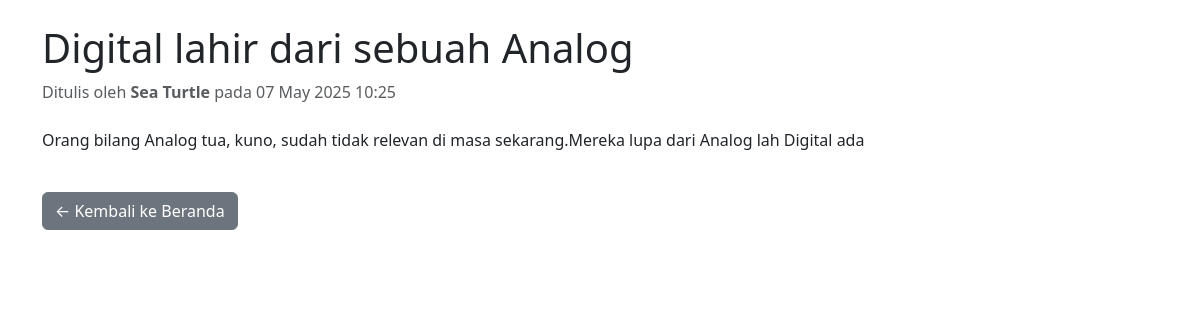
The page /post.php?id=1 on the database its author committed.
### tables this page shows
CREATE TABLE `posts` (
  `id` int NOT NULL,
  `user_id` int NOT NULL,
  `title` varchar(64) NOT NULL,
  `content` text,
  `create_at` datetime NOT NULL
);

CREATE TABLE `users` (
  `id` int NOT NULL,
  `fullname` varchar(64) NOT NULL,
  `email` varchar(64) NOT NULL,
  `password` varchar(255) NOT NULL
);

### post.php (the view, shortened to what this page needs)
<?php
require 'config/connection.php';
$id = $_GET['id'] ?? null;
$stmt = $connect->prepare("SELECT posts.*, users.fullname FROM posts JOIN users ON posts.user_id = users.id WHERE posts.id = ?");
$stmt->bind_param("i", $id);
$stmt->execute();
$result = $stmt->get_result();
$post = $result->fetch_assoc();
?>
<!DOCTYPE html>
<html>
<head>
  <link href="https://cdn.jsdelivr.net/npm/bootstrap@5.3.0/dist/css/bootstrap.min.css" rel="stylesheet">
</head>
<body class="container py-4">
  <h1><?= htmlspecialchars($post['title']) ?></h1>
  <p class="text-muted">
    Ditulis oleh <strong><?= htmlspecialchars($post['fullname']) ?></strong> pada <?= date('d M Y H:i', strtotime($post['create_at'])) ?>
  </p>
  <div class="mt-4">
    <p><?= nl2br(htmlspecialchars($post['content'])) ?></p>
  </div>
  <a href="beranda.php" class="btn btn-secondary mt-4">← Kembali ke Beranda</a>
</body>
</html>

### rows shown on the page
posts: title "Digital lahir dari sebuah Analog", user.fullname "Sea Turtle", create_at "07 May 2025 10:25", content "Orang bilang Analog tua, kuno, sudah tidak relevan di masa sekarang.Mereka lupa dari Analog lah Digital ada"
